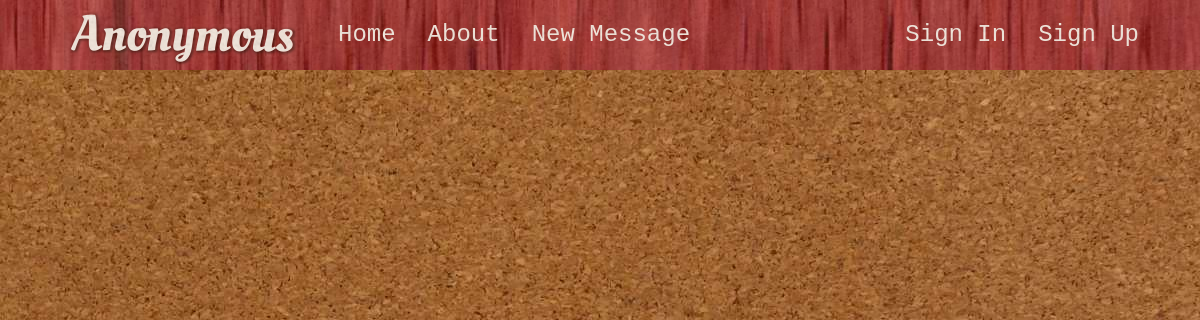
Page /home on the earlier database version.
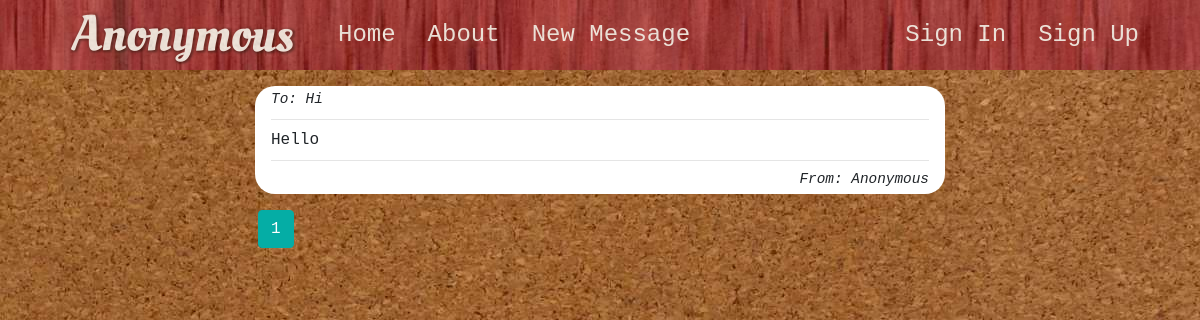
Same page on the later database version.
### anonymous/models.py (models this page shows, shortened)
class Messages(db.Model):
    id = db.Column(db.Integer, primary_key=True)
    receiver = db.Column(db.String(300), nullable=True)
    content = db.Column(db.Text, nullable=False)
    user_id = db.Column(db.Integer, db.ForeignKey('users.id'), default=1)

class Users(db.Model, UserMixin):
    id = db.Column(db.Integer, primary_key=True)
    name = db.Column(db.String(120), nullable=True)
    username = db.Column(db.String(70), unique=True, nullable=False)
    email = db.Column(db.String(120), unique=True, nullable=False)
    password = db.Column(db.String(120), unique=True, nullable=False)
    messages = db.relationship('Messages', backref='sender', lazy=True)

### anonymous/main/routes.py (the view)
@main.route('/')
@main.route('/home')
def home():
    page = request.args.get('page', 1, type=int)
    messages = models.Messages.query.order_by(
        models.Messages.id.desc()).paginate(page=page, per_page=5)
    return render_template('index.html', messages=messages)

### anonymous/templates/index.html (shortened to what this page needs)
{% extends 'base.html' %}
{% block content %}
<div class='container'>
    <div class="col-md-8 offset-md-2">
        {% for message in messages.items %}
        {% set id = message.id %}
        <div class='message'>
            <div id='info'>
                To: {{ message.receiver }}
            </div>
            <hr>
            <div id='content'>
                {{ message.content[:120] }}
            </div>
            <hr>
            <div id='info' class='sender'>
                From: {{message.sender.name.capitalize()}}
            </div>
        </div>
        {% endfor %}
        <div class='pagination'>
            {% for page_num in messages.iter_pages(left_edge=1, right_edge=1, left_current=1, right_current=2) %}
            {% if page_num %}
            {% if messages.page == page_num %}
            <a class="btn btn-info mb-4" href="{{ url_for('main.home', page=page_num) }}">{{ page_num }}</a>
            {% else %}
            <a class="btn btn-outline-info mb-4" href="{{ url_for('main.home', page=page_num) }}">{{ page_num }}</a>
            {% endif %}
            {% else %}
            ...
            {% endif %}
            {% endfor %}
        </div>
    </div>
</div>
{% endblock %}

Differences in the rows shown:
added Messages: receiver "Hi", content "Hello", sender.name "Anonymous"
Other differences:
new list line: "1"
